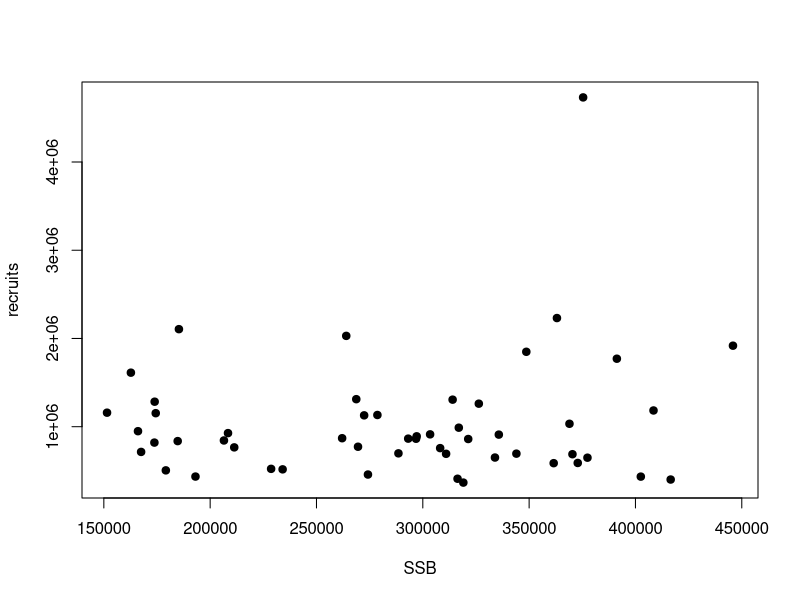
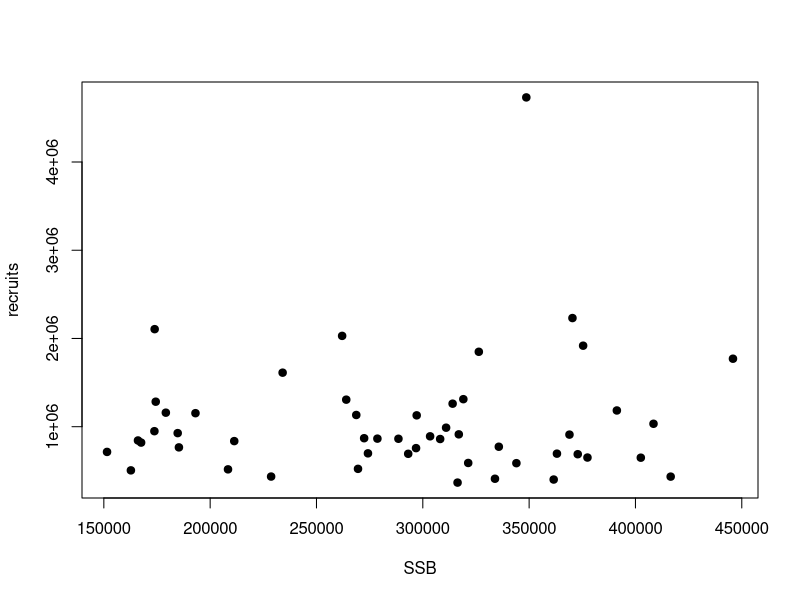
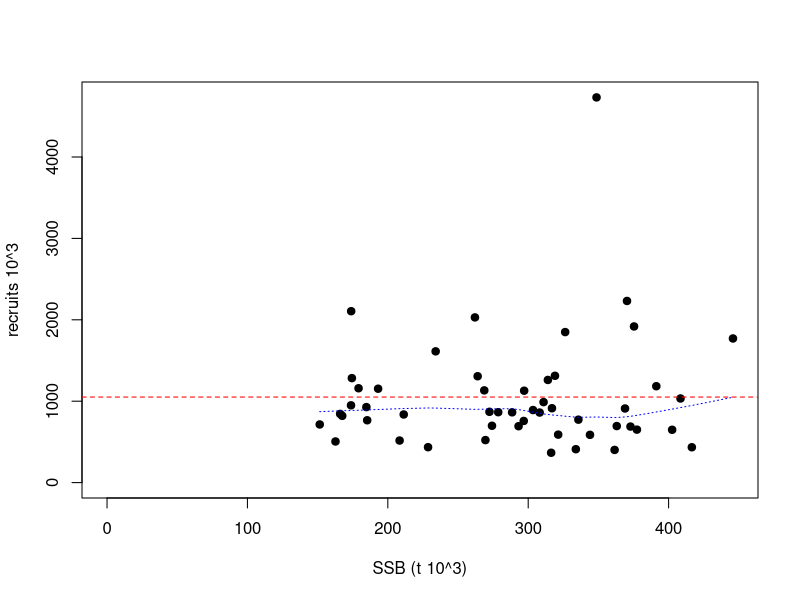

Reproduce these figures in R, in order.
# T05_Loading_data.R - DESC
# T05_Loading_data.R

# Copyright 2011-13 JRC FishReg. Distributed under the GPL 2 or later
# Maintainer: FishReg, JRC

# Introduction to R for Fisheries Science

# READ CSV

# read.table & friends

?read.table

# file, header=FALSE, sep="", dec=".", na.strings="NA", ...

# Read the ple4.csv file into a data.frame

ple4 <- read.table(file="ple4.csv", sep=",", header=TRUE)

ple4 <- read.csv("ple4.csv", header=TRUE)

# Plot the S/R datapoints

plot(ple4$ssb, ple4$rec, pch=19, xlab="SSB", ylab="recruits")

# but must add lag!
x <- ple4$ssb[-dim(ple4)[1]]
y <- ple4$rec[-1]

plot(x, y, pch=19, xlab="SSB", ylab="recruits")

# better add limits by hand

plot(x/1000, y/1000, pch=19, xlab="SSB (t 10^3)", ylab="recruits 10^3",
	ylim=c(0, max(y/1000)), xlim=c(0, max(x/1000)))

# a mean(rec)( line

abline(a=mean(y/1000), 0, col="red", lty=2)

# a lowess smoother

lines(lowess(x/1000, y/1000), col="blue", lty=3)
